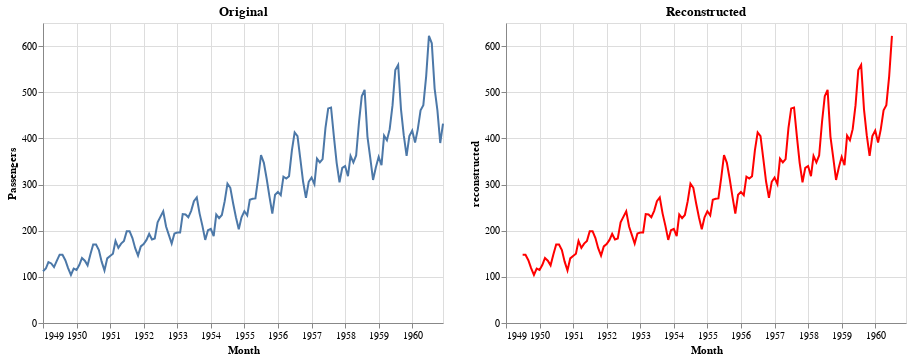

The cell this chart's notebook holds for it:
### Code cell
original = alt.Chart(df).mark_line().encode(
    x='Month:T',
    y='Passengers:Q'
).properties(title='Original')
reconstructed = alt.Chart(df).mark_line(color='red').encode(
    x='Month:T',
    y='reconstructed:Q'
).properties(title='Reconstructed')
original | reconstructed

### Figure 1 — Vega-Lite specification as saved in the notebook (floating-point values rounded to 4 significant figures; data arrays with more than 128 entries replaced by an {"elided": "..."} marker saying what was removed)
{"config": {"view": {"continuousWidth": 400, "continuousHeight": 300}}, "hconcat": [{"mark": "line", "encoding": {"x": {"type": "temporal", "field": "Month"}, "y": {"type": "quantitative", "field": "Passengers"}}, "title": "Original"}, {"mark": {"type": "line", "color": "red"}, "encoding": {"x": {"type": "temporal", "field": "Month"}, "y": {"type": "quantitative", "field": "reconstructed"}}, "title": "Reconstructed"}], "data": {"name": "data-3c62227f83db34a29c33f187cf5b56d2"}, "$schema": "https://vega.github.io/schema/vega-lite/v4.8.1.json", "datasets": {"data-3c62227f83db34a29c33f187cf5b56d2": {"elided": "144 records"}}}
